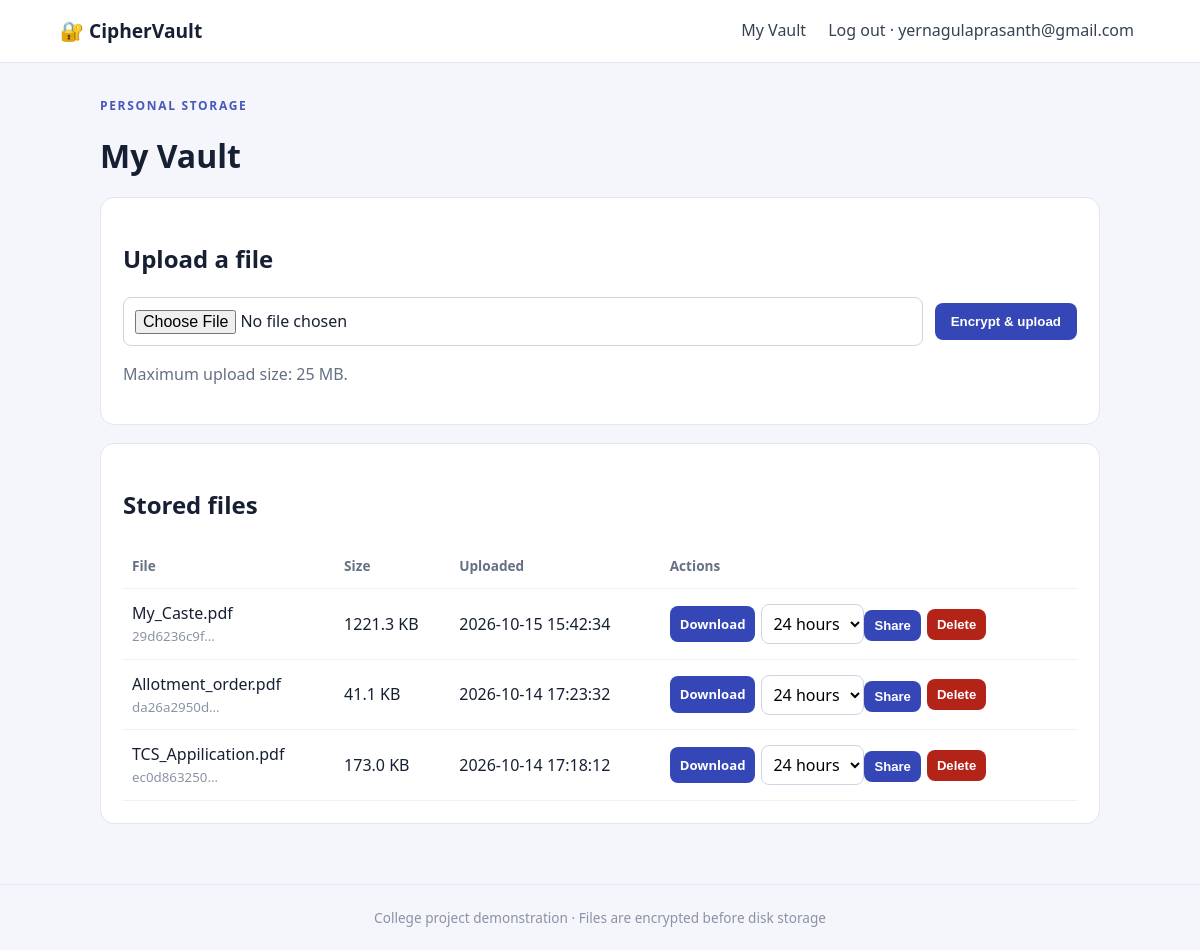
The page /vault (signed in) on the database its author committed.
### tables this page shows
CREATE TABLE users (
 id INTEGER PRIMARY KEY AUTOINCREMENT,
 username TEXT UNIQUE NOT NULL,
 password_hash TEXT NOT NULL,
 created_at TEXT NOT NULL DEFAULT CURRENT_TIMESTAMP
);

CREATE TABLE files (
 id TEXT PRIMARY KEY,
 owner_id INTEGER NOT NULL,
 original_name TEXT NOT NULL,
 stored_name TEXT UNIQUE NOT NULL,
 size_bytes INTEGER NOT NULL,
 created_at TEXT NOT NULL DEFAULT CURRENT_TIMESTAMP,
 FOREIGN KEY(owner_id) REFERENCES users(id) ON DELETE CASCADE
);

### app.py (the view)
@app.get("/vault")
def vault():
    user = current_user()
    if not user:
        return redirect(url_for("login"))
    with connect() as con:
        rows = con.execute(
            "SELECT * FROM files WHERE owner_id=? ORDER BY created_at DESC", (user["id"],)
        ).fetchall()
    return render_template("vault.html", files=rows)

### app.py (called while the page is built)
def connect():
    con = sqlite3.connect(DB_PATH)
    con.row_factory = sqlite3.Row
    con.execute("PRAGMA foreign_keys = ON")
    return con

def current_user():
    uid = session.get("user_id")
    if not uid:
        return None
    with connect() as con:
        return con.execute("SELECT id, username FROM users WHERE id=?", (uid,)).fetchone()

@app.context_processor
def add_user_to_templates():
    return {"logged_user": current_user()}

### templates/vault.html (shortened to what this page needs)
{% extends "base.html" %}{% block title %}My Vault{% endblock %}{% block content %}
<p class="eyebrow">PERSONAL STORAGE</p><h1>My Vault</h1><section class="panel"><h2>Upload a file</h2>
<form method="post" action="{{ url_for('upload') }}" enctype="multipart/form-data" class="upload"><input type="file" name="file" required><button class="button">Encrypt &amp; upload</button></form>
<p class="muted">Maximum upload size: {{ (config.MAX_CONTENT_LENGTH / 1024 / 1024)|int }} MB.</p></section>
<section class="panel"><h2>Stored files</h2>{% if files %}<div class="scroll"><table><thead><tr><th>File</th><th>Size</th><th>Uploaded</th><th>Actions</th></tr></thead><tbody>
{% for f in files %}<tr><td>{{ f.original_name }}<small>{{ f.id[:10] }}…</small></td><td>{{ (f.size_bytes / 1024)|round(1) }} KB</td><td>{{ f.created_at }}</td><td>
<div class="actions"><a class="small" href="{{ url_for('download', file_id=f.id) }}">Download</a>
<form method="post" action="{{ url_for('create_share', file_id=f.id) }}" class="share"><select name="hours" aria-label="Link expiry"><option value="24" selected>24 hours</option></select><button class="small">Share</button></form>
<form method="post" action="{{ url_for('delete_file', file_id=f.id) }}" onsubmit="return confirm('Delete this file and its share links?')"><button class="small danger">Delete</button></form></div></td></tr>{% endfor %}
</tbody></table></div>{% else %}<p>Your vault is empty. Upload a file to begin.</p>{% endif %}</section>{% endblock %}

### templates/base.html (shortened to what this page needs)
<!doctype html>
<html lang="en"><head><meta charset="utf-8"><meta name="viewport" content="width=device-width, initial-scale=1">
<title>{% block title %}CipherVault{% endblock %}</title><link rel="stylesheet" href="{{ url_for('static', filename='style.css') }}"></head>
<body><header><a class="brand" href="{{ url_for('index') }}">🔐 CipherVault</a><nav>
{% if logged_user %}<a href="{{ url_for('vault') }}">My Vault</a><form class="inline" method="post" action="{{ url_for('logout') }}"><button class="link">Log out · {{ logged_user.username }}</button></form>
{% else %}<a href="{{ url_for('login') }}">Log in</a><a href="{{ url_for('register') }}">Create account</a>{% endif %}</nav></header>
<main class="container">{% block content %}{% endblock %}</main>
<footer>College project demonstration · Files are encrypted before disk storage</footer></body></html>

### static/style.css (style rules this page uses)
* { box-sizing:border-box }
body { margin:0;background:#f4f6fb;color:#172033;font:16px/1.55 system-ui,Segoe UI,sans-serif }
header { display:flex;justify-content:space-between;align-items:center;padding:16px 5%;background:#fff;border-bottom:1px solid #e2e6ef }
.brand { font-weight:800;font-size:1.2rem;color:#172033;text-decoration:none }
nav { display:flex;gap:16px;align-items:center }
nav a,.link { color:#364152;text-decoration:none;font:inherit }
.inline { display:inline }
.link { background:none;border:0;cursor:pointer }
.container { width:min(1000px,92%);margin:34px auto 60px }
h1 { line-height:1.2 }
.eyebrow { font-size:.75rem;letter-spacing:.14em;font-weight:800;color:#4658ba }
.button,.small { display:inline-block;background:#3547b7;color:white;border:0;border-radius:8px;padding:11px 16px;text-decoration:none;font-weight:700;cursor:pointer }
.grid article,.panel { background:white;border:1px solid #e1e6ef;border-radius:14px;padding:22px;margin:18px 0 }
.grid p,.muted,.notice { color:#667085 }
input,select { width:100%;padding:11px;border:1px solid #cfd5e2;border-radius:8px;font:inherit;background:white }
.upload { display:flex;gap:12px;align-items:center }
.upload input { flex:1 }
.upload button { white-space:nowrap }
.scroll { overflow-x:auto }
table { width:100%;border-collapse:collapse }
th,td { text-align:left;padding:12px 9px;border-bottom:1px solid #edf0f5;vertical-align:middle }
th { color:#667085;font-size:.85rem }
small { display:block;color:#8a93a5 }
.actions { display:flex;gap:6px;align-items:center;flex-wrap:wrap }
.actions form { margin:0 }
.actions select { width:auto;padding:7px;max-width:105px }
.small { font-size:.82rem;padding:8px 10px;white-space:nowrap }
.danger { background:#b42318 }
footer { text-align:center;color:#8a93a5;font-size:.85rem;padding:22px;border-top:1px solid #e4e8f0 }

### rows shown on the page
users: username "yernagulaprasanth@gmail.com"
files: original_name "My_Caste.pdf", id "29d6236c9f", (f.size_bytes/1024)|round(1) "1221.3", created_at "2026-10-15 15:42:34"
files: original_name "Allotment_order.pdf", id "da26a2950d", (f.size_bytes/1024)|round(1) "41.1", created_at "2026-10-14 17:23:32"
files: original_name "TCS_Appilication.pdf", id "ec0d863250", (f.size_bytes/1024)|round(1) "173.0", created_at "2026-10-14 17:18:12"

### other values the page prints
{{ (config.MAX_CONTENT_LENGTH / 1024 / 1024)|int }} "25"
